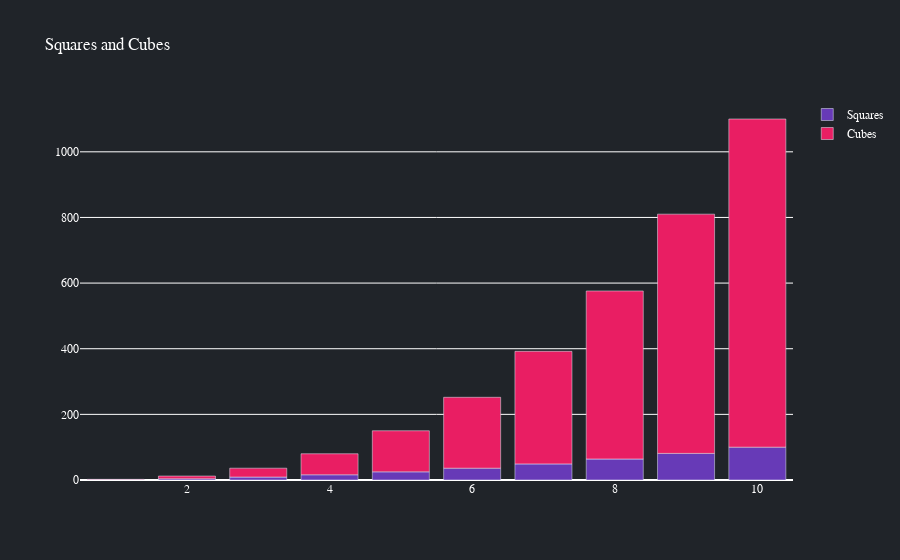

The notebook cell saved with this chart:
### Code cell
import plotly.express as px

fig = px.bar(title="Squares and Cubes")
fig.add_bar(x=numbers, y=squares, name="Squares")
fig.add_bar(x=numbers, y=cubes, name="Cubes")
fig.update_layout(
    paper_bgcolor="#202429", 
    plot_bgcolor="#202429", 
    colorway=["#e91e63", "#673ab7"], 
    font_family="Colfax", 
    font_color="#ffffff"
)
fig.show()

### Figure 1 — Plotly figure (JSON) as saved in the notebook; plotly's stock layout.template omitted (floating-point values rounded to 4 significant figures)
{"data": [{"alignmentgroup": "True", "hovertemplate": "<extra></extra>", "legendgroup": "", "marker": {"color": "#636efa", "pattern": {"shape": ""}}, "name": "", "offsetgroup": "", "orientation": "v", "showlegend": false, "textposition": "auto", "type": "bar", "xaxis": "x", "yaxis": "y"}, {"name": "Squares", "type": "bar", "x": [1, 2, 3, 4, 5, 6, 7, 8, 9, 10], "y": [1, 4, 9, 16, 25, 36, 49, 64, 81, 100]}, {"name": "Cubes", "type": "bar", "x": [1, 2, 3, 4, 5, 6, 7, 8, 9, 10], "y": [1, 8, 27, 64, 125, 216, 343, 512, 729, 1000]}], "layout": {"barmode": "relative", "colorway": ["#e91e63", "#673ab7"], "font": {"color": "#ffffff", "family": "Colfax"}, "legend": {"tracegroupgap": 0}, "paper_bgcolor": "#202429", "plot_bgcolor": "#202429", "title": {"text": "Squares and Cubes"}, "xaxis": {"anchor": "y", "domain": [0, 1]}, "yaxis": {"anchor": "x", "domain": [0, 1]}}}
